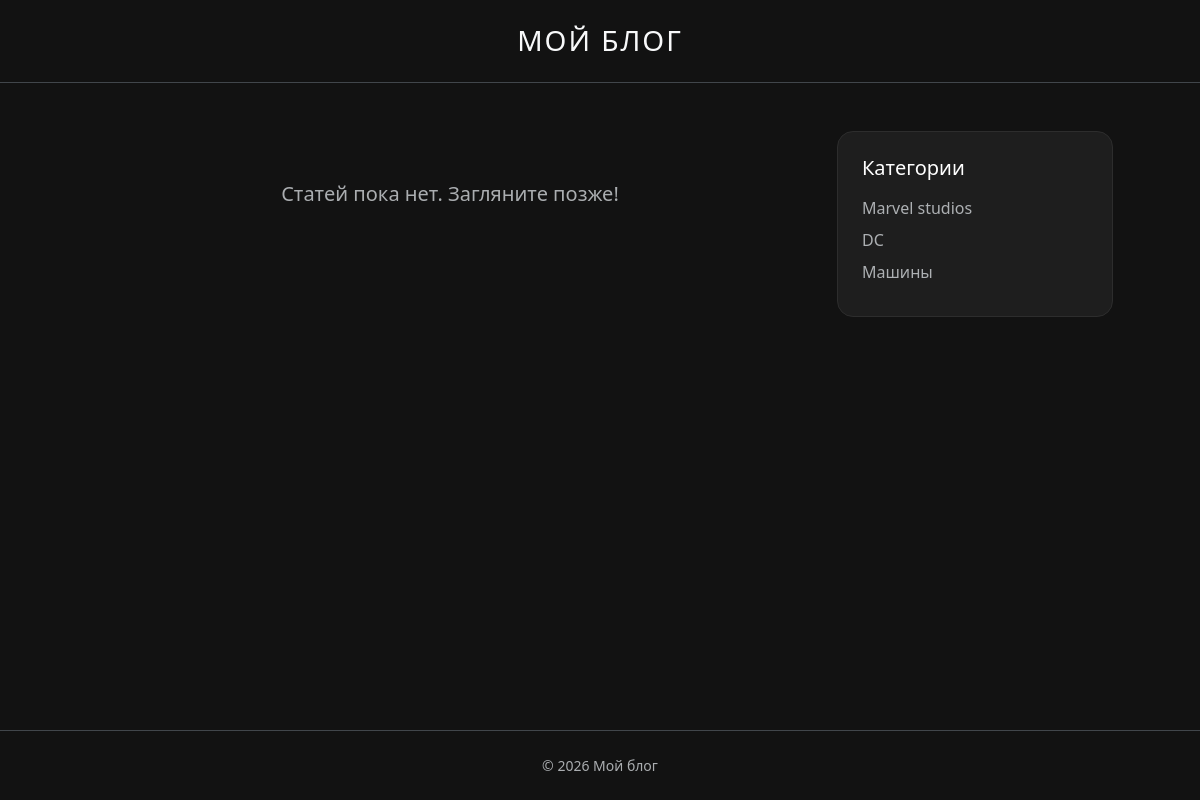
Page /post/1/list/ on the committed database.
### posts/models.py (models this page shows, shortened)
class Category(models.Model):
    title = models.CharField(max_length=255)
    description = models.TextField()
    is_active = models.BooleanField(default=True)

### posts/views.py (the view)
# urls.py: path("post/<int:pk>/list/", get_posts, name="post_list"),
def get_posts(request, pk=None):
    if pk is not None:
        posts = Post.objects.filter(id=pk)
    else:
        posts = Post.objects.all()
    return render(request, "posts/post_list.html", context={"posts": posts, "categories": Category.objects.filter(is_active=True)})

### templates/posts/post_list.html (shortened to what this page needs)
<!DOCTYPE html>
<html lang="ru" data-bs-theme="dark">
<head>
    <link href="https://cdn.jsdelivr.net/npm/bootstrap@5.3.2/dist/css/bootstrap.min.css" rel="stylesheet">
</head>
<body class="d-flex flex-column min-vh-100">
    <header class="py-4 mb-5 border-bottom border-secondary-subtle">
        <div class="container">
            <a href="#" class="text-decoration-none text-light">
                <h1 class="fw-light text-center mb-0 brand-title fs-3">Мой блог</h1>
            </a>
        </div>
    </header>
    <main class="flex-grow-1">
        <div class="container">
            <div class="row justify-content-center">
                <div class="col-lg-8" style="max-width: 750px;">
                    {% for post in posts %}
                    <article class="card post-card mb-4 shadow-sm rounded-4 overflow-hidden">
                        <div class="card-body p-4">
                            {% if post.category %}
                            <div class="mb-2">
                                <a href="{% url 'category_detail' post.category.pk %}" class="text-decoration-none text-info category-link fw-semibold">
                                    {{ post.category.title }}
                                </a>
                            </div>
                            {% endif %}
                            <h2 class="h4 fw-normal mb-3">
                                <a href="{% url 'post_detail' post.pk %}" class="text-decoration-none text-white link-primary">
                                    {{ post.title }}
                                </a>
                            </h2>
                            <p class="card-text text-muted lh-lg">
                                {{ post.content|truncatewords:20 }}
                            </p>
                            <div class="d-flex justify-content-between align-items-center mt-4">
                                <a href="{% url 'post_detail' post.pk %}" class="btn btn-outline-light btn-sm px-3 rounded-pill">
                                    Читать далее →
                                </a>
                                {% if post.published_date %}
                                <small class="text-muted">{{ post.published_date|date:"j E Y" }}</small>
                                {% endif %}
                            </div>
                        </div>
                    </article>
                    {% empty %}
                    <div class="text-center py-5">
                        <p class="text-muted fs-5">Статей пока нет. Загляните позже!</p>
                    </div>
                    {% endfor %}
                </div>
                <div class="col-lg-4 d-none d-lg-block" style="max-width: 300px;">
                    <div class="position-sticky" style="top: 2rem;">
                        <div class="p-4 rounded-4" style="background-color: #1e1e1e; border: 1px solid #2d2d2d;">
                            <h4 class="h5 fw-normal mb-3 text-white">Категории</h4>
                            <ul class="list-unstyled mb-0">
                                {% for category in categories %}
                                <li class="mb-2">
                                    <a href="{% url 'category_detail' category.pk %}" class="text-decoration-none text-muted link-light">
                                        {{ category.title }}
                                    </a>
                                </li>
                                {% empty %}
                                <li class="text-muted small">Категорий пока нет</li>
                                {% endfor %}
                            </ul>
                        </div>
                    </div>
                </div>
            </div>
        </div>
    </main>
    <footer class="py-4 mt-5 border-top border-secondary-subtle text-center text-muted small">
        <div class="container">
            © <span id="year"></span> Мой блог
        </div>
    </footer>
</body>
</html>

### templates/posts/post_list.html (style rules this page uses)
body { background-color: #121212; }
.brand-title { letter-spacing: 2px; text-transform: uppercase; }

### rows in the picture
Category: title "Marvel studios"
Category: title "DC"
Category: title "Машины"
